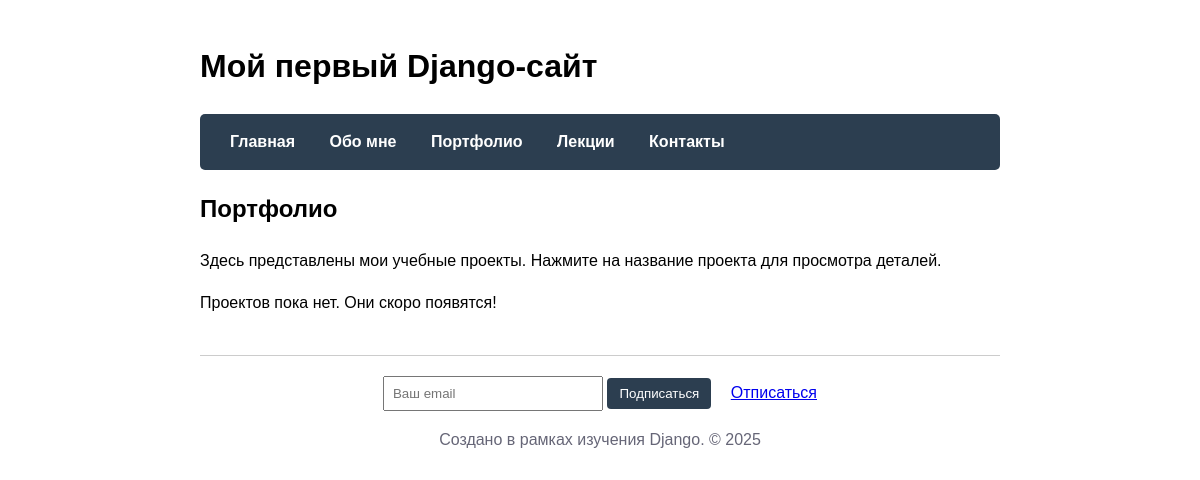
/portfolio/, run on an earlier commit of the app's database.
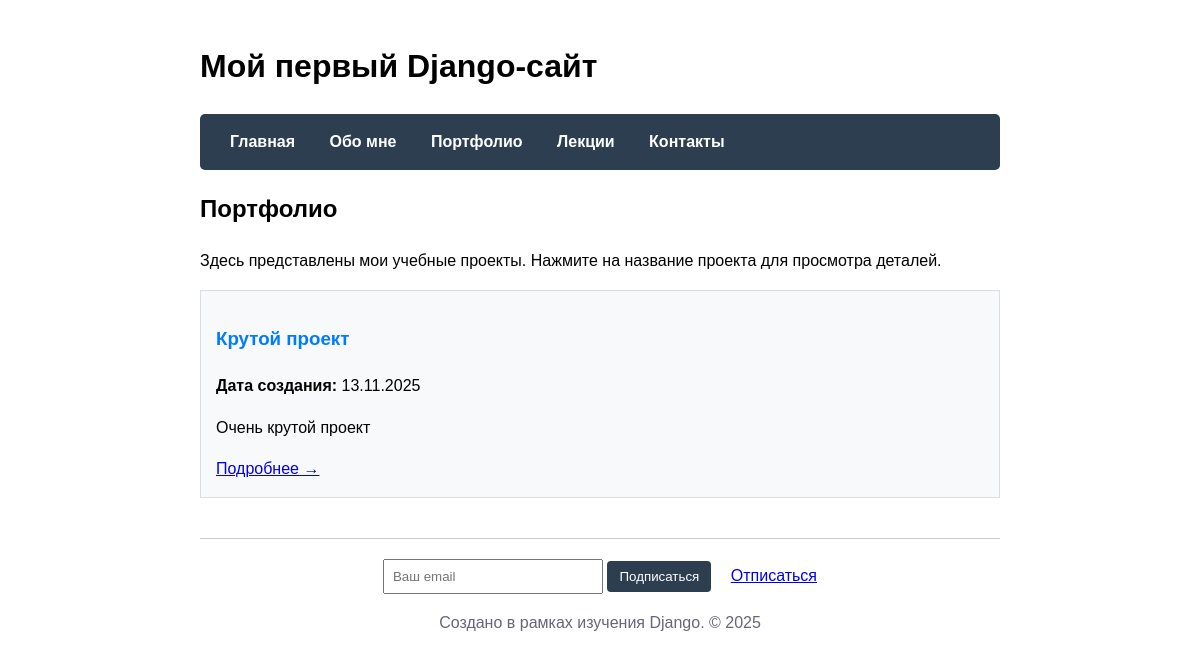
And on a later commit of the database.
### main/models.py (models this page shows, shortened)
class Project(models.Model):
    title = models.CharField(max_length=200, verbose_name='Название проекта')
    description = models.TextField(verbose_name='Описание проекта')
    created_at = models.DateTimeField(auto_now_add=True, verbose_name='Дата создания')
    class Meta:
        verbose_name = 'Проект'
        verbose_name_plural = 'Проекты'

### main/views.py (the view)
def portfolio(request):
    projects = Project.objects.all().order_by('-created_at')
    context = {
        'title': 'Портфолио',
        'projects': projects
    }
    return render(request, 'main/portfolio.html', context)

### main/templates/main/portfolio.html
{% extends 'main/layout.html' %}
{% block content %}
<h2>{{ title }}</h2>
<p>Здесь представлены мои учебные проекты. Нажмите на название проекта для просмотра деталей.</p>
{% for project in projects %}
<div class="project" style="border: 1px solid #ddd; padding: 15px; margin: 10px 0;">
    <h3>
        <a href="{% url 'project_detail' project.id %}" style="text-decoration: none; color: #007bff;">
            {{ project.title }}
        </a>
    </h3>
    <p><strong>Дата создания:</strong> {{ project.created_at|date:"d.m.Y" }}</p>
    <p>{{ project.description|truncatewords:30 }}</p>
    <a href="{% url 'project_detail' project.id %}">Подробнее →</a>
</div>
{% empty %}
<p>Проектов пока нет. Они скоро появятся!</p>
{% endfor %}
{% endblock %}

What changed in the data, as far as the page shows it:
added Project: title "Крутой проект", created_at "13.11.2025", description "Очень крутой проект"
Also different on the page:
text no longer shown: "Проектов пока нет. Они скоро появятся!"
